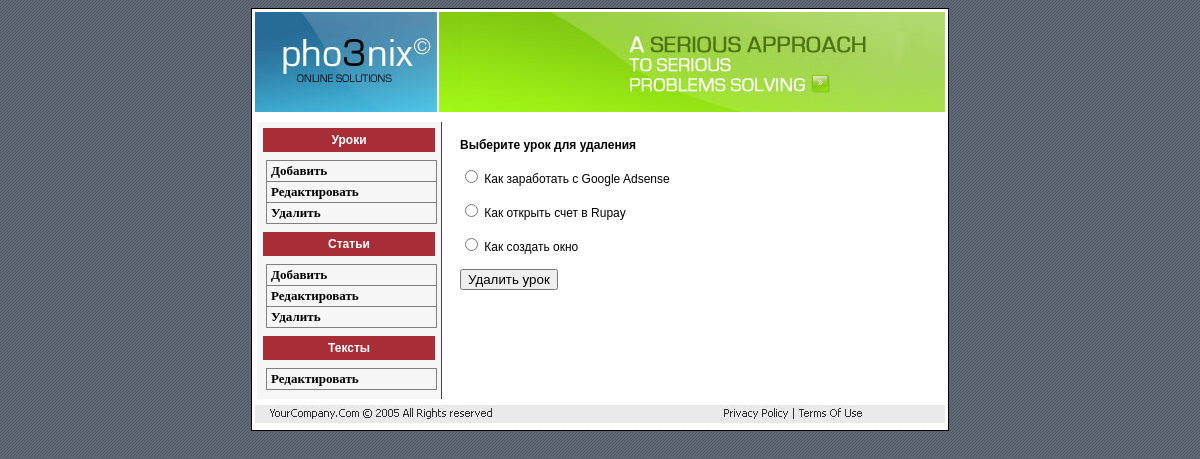
Page /admin/del_lesson.php on the committed database.
### tables this page shows
CREATE TABLE `lessons` (
  `id` int(4) NOT NULL,
  `title` varchar(255) NOT NULL,
  `meta_d` varchar(255) NOT NULL,
  `meta_k` varchar(255) NOT NULL,
  `date` date NOT NULL,
  `description` text NOT NULL,
  `text` text NOT NULL,
  `author` varchar(255) NOT NULL
);

### admin/del_lesson.php (the view, shortened to what this page needs)
<?php
include("blocks/bd.php");
?>
<!DOCTYPE html>
<html>
<head>
<link rel="stylesheet" href="css/style.css">
</head>
<body>
<table class="main_border">
<?php include("blocks/header.php"); ?>
    <tr>
        <td>
            <table>
                <tr>
                  <?php include("blocks/lefttd.php"); ?>
                    <td valign="top">
                    <p><strong>Выберите урок для удаления</strong></p>
                    <form action="drop_lesson.php" method="post">
                    <?php
                    $result = mysqli_query($db,"SELECT title,id FROM lessons ORDER BY id");
                    $myrow = mysqli_fetch_array($result);
                    do {
                        printf("<p><input name='id' type='radio' value='%s'><label> %s</label></p>",$myrow["id"],$myrow["title"]);
                      }
                    while($myrow = mysqli_fetch_array($result));
                    ?>
                    <p><input name="submit" type="submit" value="Удалить урок"></p>
                    </form>
                    </td>
                </tr>
            </table>
        </td>
    </tr>
    <tr>
        <?php include("blocks/footer.php"); ?>
    </tr>
</table>
</body>
</html>

### admin/css/style.css (style rules this page uses)
body { background-image: url("../img/bg.gif"); }
.main_border { margin: auto; width:690px; border: 1px solid #000000; background-color: #ffffff; }
p { font-family: Verdana, Geneva, Tahoma, sans-serif; font-size: 12px; margin: 15px; }

### rows in the picture
lessons: title "Как заработать с Google Adsense"
lessons: title "Как открыть счет в Rupay"
lessons: title "Как создать окно"
